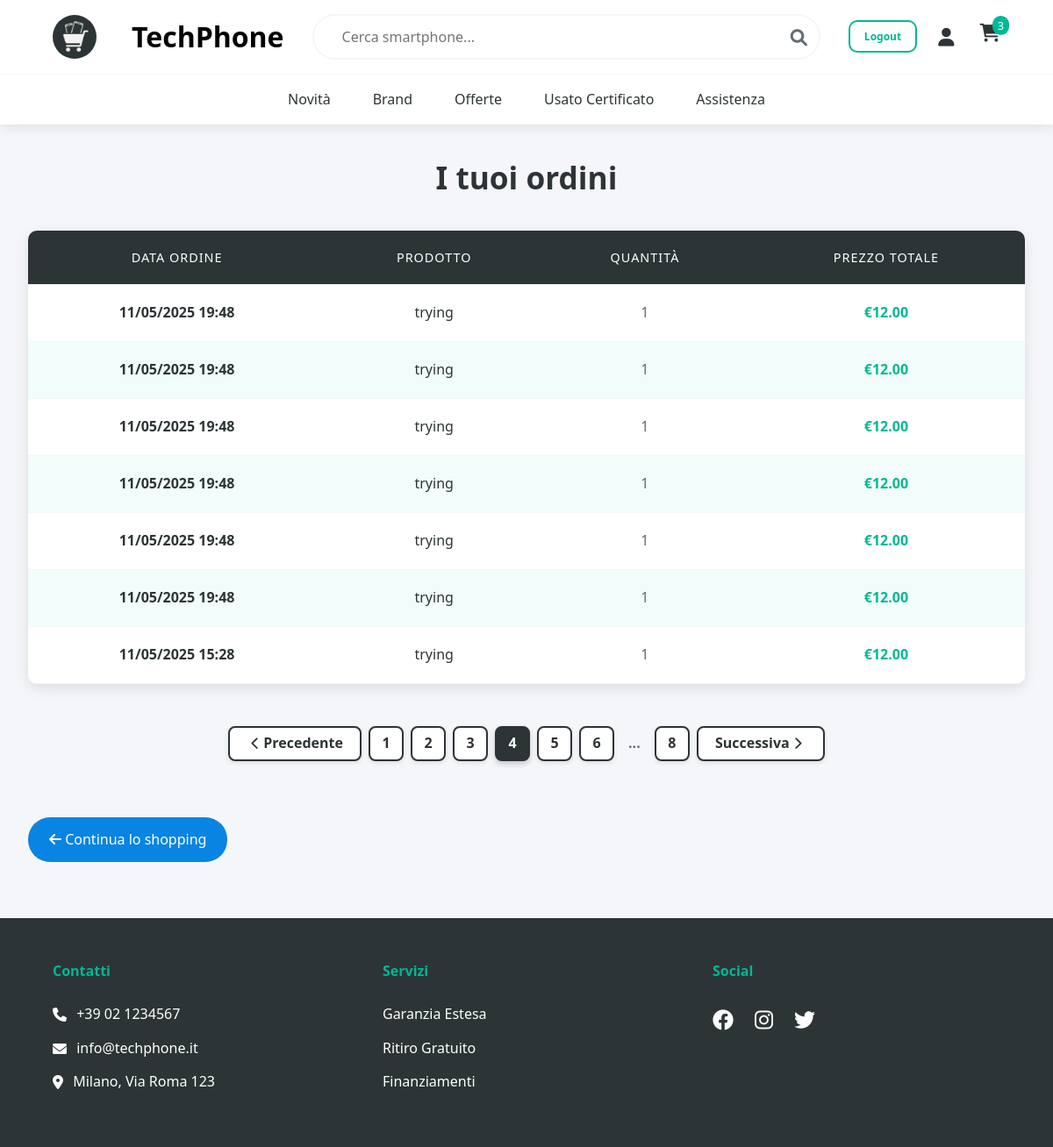
Page /qiu_phoneshop/main_page/front-end/orders.php?page=4 (signed in) on the committed database.
### tables this page shows
CREATE TABLE `orders` (
  `id` int(11) NOT NULL,
  `user_id` int(11) NOT NULL,
  `product_id` int(11) NOT NULL,
  `order_date` datetime NOT NULL DEFAULT current_timestamp(),
  `quantity` int(11) NOT NULL DEFAULT 1,
  `total_price` decimal(10,2) NOT NULL,
  `shipping_address` varchar(100) NOT NULL
);

CREATE TABLE `product` (
  `id` int(11) NOT NULL,
  `name` varchar(100) NOT NULL,
  `brand` varchar(100) NOT NULL,
  `ram` int(11) NOT NULL,
  `rom` int(11) NOT NULL,
  `camera` int(11) NOT NULL,
  `battery` int(11) NOT NULL,
  `price` int(11) NOT NULL,
  `quantity` int(11) NOT NULL,
  `fk_admin` int(11) NOT NULL
);

### qiu_phoneshop/main_page/front-end/orders.php (the view, shortened to what this page needs)
<?php
include '../back-end/db_conn.php';
?>
<!DOCTYPE html>
<html lang="it">
<head>
    <link rel="stylesheet" href="style.css">
    <link rel="stylesheet" href="https://cdnjs.cloudflare.com/ajax/libs/font-awesome/6.0.0/css/all.min.css">
    <link rel="stylesheet" href="orders.css">
</head>
<body>
    <header class="main-header">
        <div class="header-top">
            <a href="logged_Index.php">
                <div class="logo-container">
                    <img src="logo.png" alt="TechPhone Logo" class="logo">
                    <h1>TechPhone</h1>
                </div>
            </a>
            <div class="search-container">
                <input type="search" id="search-input" placeholder="Cerca smartphone..." class="search-bar">
                <button id="search-btn" class="search-btn"><i class="fas fa-search"></i></button>
            </div>
            <div class="user-actions">
                <a href="../../login_register_user/logout.php"><button class="logout">Logout</button></a>
                <button class="user-btn">
                    <i class="fas fa-user">
                    </i>
                </button>
                <a href="cart.php">
                    <button class="cart-btn">
                        <i class="fas fa-shopping-cart"></i>
                        <span class="cart-count">
                            <?php
                            $username = $_SESSION['username'];
                            $stmt = $conn->prepare("SELECT id FROM user WHERE username = ?");
                            $stmt->bind_param("s", $username);
                            $stmt->execute();
                            $result = $stmt->get_result();
                            $user = $result->fetch_assoc();
                            $user_id = $user['id'];
                            $stmt = $conn->prepare("SELECT SUM(quantity) as total FROM cart WHERE user_id = ?;");
                            $stmt->bind_param("i", $user_id);
                            $stmt->execute();
                            $result = $stmt->get_result();
                            $row = $result->fetch_assoc();
                            echo $row['total'] > 0 ? $row['total'] : "0";
                            ?>
                        </span>
                    </button>
                </a>
            </div>
        </div>
        <nav class="main-nav">
            <ul class="nav-list">
                <li><a href="logged_Index.php#novita">Novità</a></li>
                <li><a href="logged_Index.php#brand">Brand</a></li>
                <li><a href="logged_Index.php#offerte">Offerte</a></li>
                <li><a href="logged_Index.php#usato">Usato Certificato</a></li>
                <li><a href="logged_Index.php#assistenza">Assistenza</a></li>
            </ul>
        </nav>
    </header>
    <main class="orders-container">
        <h1 class="orders-title">I tuoi ordini</h1>
        <?php
        $username = $_SESSION['username'];
        $stmt = $conn->prepare("SELECT id FROM user WHERE username = ?");
        $stmt->bind_param("s", $username);
        $stmt->execute();
        $result = $stmt->get_result();
        $user = $result->fetch_assoc();
        $user_id = $user['id'];
        $orders_per_page = 7;
        $current_page = isset($_GET['page']) ? (int)$_GET['page'] : 1;
        $count_stmt = $conn->prepare("SELECT COUNT(*) as total FROM orders WHERE user_id = ?");
        $count_stmt->bind_param("i", $user_id);
        $count_stmt->execute();
        $count_result = $count_stmt->get_result();
        $total_orders = $count_result->fetch_assoc()['total'];
        $total_pages = ceil($total_orders / $orders_per_page);
        $stmt = $conn->prepare("SELECT
                        o.id as order_id,
                        DATE_FORMAT(o.order_date, '%d/%m/%Y %H:%i') as formatted_date,
                        o.quantity,
                        o.total_price,
                        p.name
                    FROM orders o
                    JOIN product p ON p.id = o.product_id
                    WHERE user_id = ?
                    ORDER BY o.order_date DESC
                    LIMIT ? OFFSET ?");
        $offset = ($current_page - 1) * $orders_per_page;
        $stmt->bind_param("iii", $user_id, $orders_per_page, $offset);
        $stmt->execute();
        $result = $stmt->get_result();
        if ($result->num_rows > 0): ?>
            <table class="orders-table">
                <thead>
                    <tr>
                        <th>Data ordine</th>
                        <th>Prodotto</th>
                        <th>Quantità</th>
                        <th>Prezzo totale</th>
                    </tr>
                </thead>
                <tbody>
                    <?php while ($row = $result->fetch_assoc()): ?>
                        <tr>
                            <td class="order-date"><?= htmlspecialchars($row['formatted_date']) ?></td>
                            <td class="product-name"><?= htmlspecialchars($row['name']) ?></td>
                            <td class="order-quantity"><?= $row['quantity'] ?></td>
                            <td class="order-price">€<?= number_format($row['total_price'], 2) ?></td>
                        </tr>
                    <?php endwhile; ?>
                </tbody>
            </table>
            <?php if ($result->num_rows > 0 && $total_pages > 1): ?>
                <div class="pagination">
                    <?php if ($current_page > 1): ?>
                        <a href="?page=<?= $current_page - 1 ?>" class="page-link page-nav">
                            <i class="fas fa-chevron-left"></i> Precedente
                        </a>
                    <?php else: ?>
                        <span class="page-link page-nav" disabled>
                            <i class="fas fa-chevron-left"></i> Precedente
                        </span>
                    <?php endif; ?>
                    <?php
                    $start_page = max(1, $current_page - 2);
                    $end_page = min($total_pages, $current_page + 2);
                    if ($start_page > 1): ?>
                        <a href="?page=1" class="page-link">1</a>
                    <?php endif; ?>
                    <?php for ($i = $start_page; $i <= $end_page; $i++): ?>
                        <a href="?page=<?= $i ?>" class="page-link <?= $i == $current_page ? 'active' : '' ?>">
                            <?= $i ?>
                        </a>
                    <?php endfor; ?>
                    <?php if ($end_page < $total_pages): ?>
                        <?php if ($end_page < $total_pages - 1): ?>
                            <span class="page-dots">...</span>
                        <?php endif; ?>
                        <a href="?page=<?= $total_pages ?>" class="page-link"><?= $total_pages ?></a>
                    <?php endif; ?>
                    <?php if ($current_page < $total_pages): ?>
                        <a href="?page=<?= $current_page + 1 ?>" class="page-link page-nav">
                            Successiva <i class="fas fa-chevron-right"></i>
                        </a>
                    <?php else: ?>
                        <span class="page-link page-nav" disabled>
                            Successiva <i class="fas fa-chevron-right"></i>
                        </span>
                    <?php endif; ?>
                </div>
            <?php endif; ?>
        <?php endif; ?>
        <a href="logged_Index.php" class="continue-shopping">
            <i class="fas fa-arrow-left"></i> Continua lo shopping
        </a>
    </main>
    <footer class="main-footer">
        <div class="footer-grid">
            <div class="footer-section">
                <h4>Contatti</h4>
                <ul>
                    <li><i class="fas fa-phone"></i> +39 02 1234567</li>
                    <li><i class="fas fa-envelope"></i> info@techphone.it</li>
                    <li><i class="fas fa-map-marker-alt"></i> Milano, Via Roma 123</li>
                </ul>
            </div>
            <div class="footer-section">
                <h4>Servizi</h4>
                <ul>
                    <li>Garanzia Estesa</li>
                    <li>Ritiro Gratuito</li>
                    <li>Finanziamenti</li>
                </ul>
            </div>
            <div class="footer-section">
                <h4>Social</h4>
                <div class="social-icons">
                    <a href="#"><i class="fab fa-facebook"></i></a>
                    <a href="#"><i class="fab fa-instagram"></i></a>
                    <a href="#"><i class="fab fa-twitter"></i></a>
                </div>
            </div>
        </div>
    </footer>
</body>
</html>

### qiu_phoneshop/main_page/front-end/style.css (style rules this page uses)
:root { --primary-color: #2d3436; --secondary-color: #0984e3; --accent-color: #00b894; --light-gray: #f5f6fa; --dark-gray: #636e72; }
* { margin: 0; padding: 0; box-sizing: border-box; font-family: 'Segoe UI', system-ui, sans-serif; }
body { background-color: var(--light-gray); color: var(--primary-color); line-height: 1.6; }
.main-header { background: white; box-shadow: 0 2px 15px rgba(0, 0, 0, 0.1); position: sticky; top: 0; z-index: 1000; }
.header-top { display: flex; justify-content: space-between; align-items: center; padding: 1rem 5%; gap: 2rem; }
.logo-container { display: flex; align-items: center; }
.header-top a:has(.logo-container) { text-decoration: none; }
.logo-container h1 { color: #000000; }
.logo { height: 50px; width: auto; margin-right: 2.5rem; border-radius: 50%; background-color: var(--primary-color); }
.search-container { flex: 1; max-width: 600px; position: relative; }
.search-bar { width: 100%; padding: 0.8rem 2rem; border: 2px solid var(--light-gray); border-radius: 30px; font-size: 1rem; transition: all 0.3s ease; }
.search-btn { position: absolute; right: 15px; top: 50%; transform: translateY(-50%); background: none; border: none; font-size: 1.2rem; color: var(--dark-gray); cursor: pointer; }
.user-actions { display: flex; gap: 1.5rem; }
.user-btn, .cart-btn { background: none; border: none; font-size: 1.3rem; color: var(--primary-color); cursor: pointer; position: relative; }
.cart-count { position: absolute; top: -5px; right: -10px; background: var(--accent-color); color: white; font-size: 0.8rem; padding: 2px 6px; border-radius: 10px; }
.main-nav { border-top: 1px solid var(--light-gray); }
.nav-list { display: flex; justify-content: center; gap: 3rem; padding: 1rem; list-style: none; }
.nav-list a { text-decoration: none; color: var(--primary-color); font-weight: 500; transition: color 0.3s ease; }
.logout { background-color: white; color: var(--accent-color); font-weight: 700; border: var(--accent-color) 2px solid; border-radius: 10px; padding: 8px 16px; font-size: 12px; cursor: pointer; transition: background-color 0.3s ease; }
.main-footer { background: var(--primary-color); color: white; padding: 3rem 5%; margin-top: 4rem; }
.footer-grid { display: grid; grid-template-columns: repeat(auto-fit, minmax(250px, 1fr)); gap: 3rem; max-width: 1200px; margin: 0 auto; }
.footer-section h4 { margin-bottom: 1.5rem; color: var(--accent-color); }
.footer-section ul { list-style: none; }
.footer-section li { margin-bottom: 0.8rem; display: flex; align-items: center; gap: 0.7rem; }
.social-icons { display: flex; gap: 1.5rem; font-size: 1.5rem; }
.social-icons a { color: white; transition: color 0.3s ease; }

### rows in the picture
orders: formatted_date "11/05/2025 19:48", product.name "trying", quantity "1", total_price "12.00"
orders: formatted_date "11/05/2025 19:48", product.name "trying", quantity "1", total_price "12.00"
orders: formatted_date "11/05/2025 19:48", product.name "trying", quantity "1", total_price "12.00"
orders: formatted_date "11/05/2025 19:48", product.name "trying", quantity "1", total_price "12.00"
orders: formatted_date "11/05/2025 19:48", product.name "trying", quantity "1", total_price "12.00"
orders: formatted_date "11/05/2025 19:48", product.name "trying", quantity "1", total_price "12.00"
orders: formatted_date "11/05/2025 15:28", product.name "trying", quantity "1", total_price "12.00"

### other values in the picture
$row['total'] "3"
$total_pages "8"
